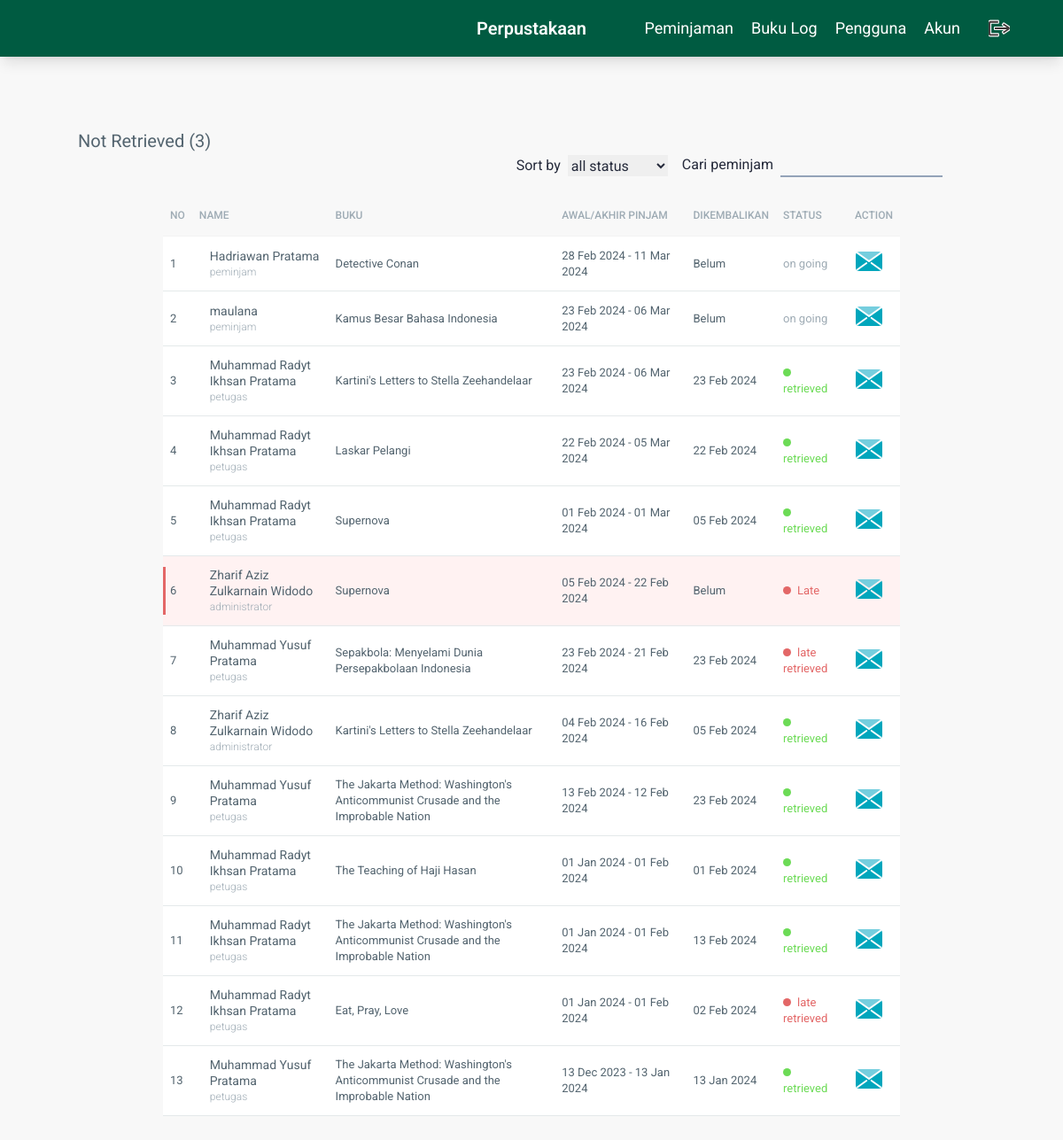
Screenshot of /src/view/buku-log/index.php (signed in) with the database file from the repository.
### tables this page shows
CREATE TABLE `tbl_peminjaman` (
  `id_peminjaman` int(11) NOT NULL,
  `id_user` int(200) NOT NULL,
  `id_buku` int(200) NOT NULL,
  `tgl_peminjaman` date NOT NULL DEFAULT current_timestamp(),
  `tgl_tegat` date DEFAULT NULL,
  `tgl_pengembalian` date DEFAULT NULL,
  `status_peminjaman` enum('on going','late','retrieved','late retrieved') NOT NULL
);

CREATE TABLE `tbl_user` (
  `id_user` int(11) NOT NULL,
  `username` varchar(255) NOT NULL,
  `password` varchar(255) NOT NULL,
  `email` varchar(255) NOT NULL,
  `nama_lengkap` varchar(255) NOT NULL,
  `alamat` text NOT NULL,
  `level` enum('administrator','petugas','peminjam','') NOT NULL DEFAULT 'peminjam'
);

CREATE TABLE `tbl_buku` (
  `id_buku` int(11) NOT NULL,
  `judul` varchar(255) NOT NULL,
  `image` varchar(255) NOT NULL,
  `penulis` varchar(255) NOT NULL,
  `penerbit` varchar(255) NOT NULL,
  `tahun_terbit` date NOT NULL
);

### src/view/buku-log/index.php (the view, shortened to what this page needs)
<?php include '../partials/_header.php' ?>
    <main class="relative top-16 z-[10] px-4 md:px-4 py-10 flex flex-col justify-center items-center gap-4">
        <div class="container">
            <div class="row row--top-40">
                <div class="col-md-12">
                <h2 class="row__title">Not Retrieved (<?= mysqli_fetch_array(mysqli_query($con, "SELECT COUNT(id_peminjaman) as count FROM tbl_peminjaman WHERE tgl_pengembalian IS NULL"))['count'] ?>)</h2>
            </div>
        </div>
        <div class="w-full md:px-12 px-2 flex flex-col gap-4 md:flex-row justify-end items-center">
            <div class="flex gap-2">
                <p>Sort by</p>
                <select name="" id="sort-status">
                    <option value="">all status</option>
                </select>
            </div>
            <div class="flex gap-2">
                <p>Cari peminjam</p>
                <input type="text" class="focus:outline-none focus:ring-0 bg-transparent border-b-2 border-slate-400">
            </div>
        </div>
        <div class="row row--top-20 md:px-12 lg:px-24">
            <div class="col-md-12">
                <div class="table-container">
                    <table class="table" id="">
                        <thead class="table__thead">
                            <tr>
                                <th class="table__th">No</th>
                                <th class="table__th">Name</th>
                                <th class="table__th">Buku</th>
                                <th class="table__th">Awal/akhir pinjam </th>
                                <th class="table__th">dikembalikan</th>
                                <th class="table__th">Status</th>
                                <th class="table__th">Action</th>
                            </tr>
                        </thead>
                        <tbody class="table__tbody">
                            <?php
                            $currDate = date('Y-m-d');
                            $getIdentity = mysqli_query($con,
                                "SELECT
                                    u.username, u.nama_lengkap, u.email, u.alamat, u.level,
                                    b.judul, b.image,
                                    p.*
                                FROM
                                    tbl_peminjaman p
                                INNER JOIN tbl_user u ON p.id_user = u.id_user
                                INNER JOIN tbl_buku b ON p.id_buku = b.id_buku
                                -- WHERE tgl_tegat < '$currDate' AND tgl_pengembalian IS NULL
                                ORDER BY tgl_tegat desc
                            ");
                            $rec = 1;
                            while($i = mysqli_fetch_array($getIdentity)){
                            ?>
                                <tr class="table-row <?= $i['tgl_tegat'] < date('Y-m-d') && $i['tgl_pengembalian'] == NULL ? 'table-row--red' : '' ?>">
                                    <td class="table-row__td">
                                        <div class="<?= $i['tgl_tegat'] < date('Y-m-d') && $i['tgl_pengembalian'] == NULL ? 'table-row--overdue' : '' ?>"></div>
                                        <?= $rec ?>
                                    </td>
                                    <td class="table-row__td">
                                        <div class="table-row__info">
                                        <p class="table-row__name"><?= $i['nama_lengkap'] ?></p>
                                        <span class="table-row__small"><?= $i['level'] ?></span>
                                        </div>
                                    </td>
                                    <td data-column="Buku" class="table-row__td">
                                        <div class="">
                                            <p class="table-row__policy"><?= $i['judul'] ?></p>
                                        </div>
                                    </td>
                                    <td data-column="Awal/akhir pinjam" class="table-row__td">
                                        <p class=""><?= DateTime::createFromFormat('Y-m-d', $i['tgl_peminjaman'])->format('d M Y') . ' - ' . DateTime::createFromFormat('Y-m-d', $i['tgl_tegat'])->format('d M Y') ?></p>
                                    </td>
                                    <td data-column="tanggal pengembalian" class="table-row__td">
                                        <?= $i['tgl_pengembalian'] != NULL ? DateTime::createFromFormat('Y-m-d', $i['tgl_pengembalian'])->format('d M Y') : 'Belum' ?>
                                    </td>
                                    <td  data-column="Status" class="table-row__td">
                                        <?php if($i['tgl_tegat'] == date('Y-m-d') && $i['tgl_pengembalian'] == NULL){ ?>
                                            <p class="table-row__status status--yellow status">Due</p>
                                        <?php }elseif($i['tgl_tegat'] < date('Y-m-d') && $i['tgl_pengembalian'] == NULL){ ?>
                                            <p class="table-row__status status--red status">Late</p>
                                        <?php }else{ ?>
                                            <p class="table-row__status status--<?= $i['status_peminjaman'] == 'on going' ? '' : ($i['status_peminjaman'] == 'retrieved' ? 'green status' : 'red status') ?> "><?= $i['status_peminjaman'] ?></p>
                                        <?php } ?>
                                    </td>
                                    <td class="table-row__td">
                                        <button>
                                        </button>
                                    </td>
                                </tr>
                            <?php $rec++; } ?>
                        </tbody>
                    </table>
                </div>
            </div>
        </div>
    </main>
<?php include '../partials/_footer.php' ?>

### src/view/buku-log/index.php (style rules this page uses)
* { margin:0; padding:0; font-family: 'Roboto', sans-serif; }
html, body { display:table; height:100%; width:100%; color: #252a3b; background-color: #f8f8f8; }
.row__title { color: #53646f; font-weight: 400; font-size: 20px; margin: 0; }
.row--top-40 { margin-top: 40px; }
.row--top-20 { margin-top: 20px; }
.table__th { color: #9eabb4; font-weight: 500; font-size: 12px; text-transform: uppercase; cursor: pointer; border:0 !important; padding: 15px 8px !important; }
.table-row { border-bottom: 1px solid #e4e9ea; background-color: #fff; }
.table-row__td { padding: 12px 8px !important; vertical-align: middle !important; color: #53646f; font-size: 13px; font-weight: 400; position:relative; line-height: 18px !important; border:0 !important; }
.table-row__info { display: inline-block; padding-left: 12px; vertical-align: middle; }
.table-row__name { color: #53646f; font-size: 14px; font-weight: 400; line-height: 18px; margin-bottom: 0px; }
.table-row__small { color: #9eabb4; font-weight: 300; font-size: 12px; }
.table-row__policy { color: #53646f; font-size: 13px; font-weight: 400; line-height: 18px; margin-bottom: 0px; }
.table-row__status { margin-bottom: 0; font-size: 13px; vertical-align: middle; display: inline-block; color: #9eabb4; }
.status:before { content: ''; margin-bottom: 0; width: 9px; height: 9px; display: inline-block; margin-right: 7px; border-radius: 50%; }
.status--red:before { background-color: #e36767; }
.status--red { color: #e36767; }
.status--green { color: #6cdb56; }
.status--green:before { background-color: #6cdb56; }
.table-row--overdue { width: 3px; background-color: #e36767; display: inline-block; position: absolute; height: calc(100% - 24px); top: 50%; left: 0; transform: translateY(-50%); }
.table-row--red { background-color: #fff2f2; }

### rows the page displays
tbl_peminjaman: id_user.nama_lengkap "Hadriawan Pratama", id_user.level "peminjam", id_buku.judul "Detective Conan", tgl_peminjaman "28 Feb 2024", tgl_tegat "11 Mar 2024", shows "Belum", status_peminjaman "on going"
tbl_peminjaman: id_user.nama_lengkap "maulana", id_user.level "peminjam", id_buku.judul "Kamus Besar Bahasa Indonesia", tgl_peminjaman "23 Feb 2024", tgl_tegat "06 Mar 2024", shows "Belum", status_peminjaman "on going"
tbl_peminjaman: id_user.nama_lengkap "Muhammad Radyt Ikhsan Pratama", id_user.level "petugas", id_buku.judul "Kartini's Letters to Stella Zeehandelaar", tgl_peminjaman "23 Feb 2024", tgl_tegat "06 Mar 2024", tgl_pengembalian "23 Feb 2024", status_peminjaman "retrieved"
tbl_peminjaman: id_user.nama_lengkap "Muhammad Radyt Ikhsan Pratama", id_user.level "petugas", id_buku.judul "Laskar Pelangi", tgl_peminjaman "22 Feb 2024", tgl_tegat "05 Mar 2024", tgl_pengembalian "22 Feb 2024", status_peminjaman "retrieved"
tbl_peminjaman: id_user.nama_lengkap "Muhammad Radyt Ikhsan Pratama", id_user.level "petugas", id_buku.judul "Supernova", tgl_peminjaman "01 Feb 2024", tgl_tegat "01 Mar 2024", tgl_pengembalian "05 Feb 2024", status_peminjaman "retrieved"
tbl_peminjaman: id_user.nama_lengkap "Zharif Aziz Zulkarnain Widodo", id_user.level "administrator", id_buku.judul "Supernova", tgl_peminjaman "05 Feb 2024", tgl_tegat "22 Feb 2024", shows "Belum", shows "Late"
tbl_peminjaman: id_user.nama_lengkap "Muhammad Yusuf Pratama", id_user.level "petugas", id_buku.judul "Sepakbola: Menyelami Dunia Persepakbolaan Indonesia", tgl_peminjaman "23 Feb 2024", tgl_tegat "21 Feb 2024", tgl_pengembalian "23 Feb 2024", status_peminjaman "late retrieved"
tbl_peminjaman: id_user.nama_lengkap "Zharif Aziz Zulkarnain Widodo", id_user.level "administrator", id_buku.judul "Kartini's Letters to Stella Zeehandelaar", tgl_peminjaman "04 Feb 2024", tgl_tegat "16 Feb 2024", tgl_pengembalian "05 Feb 2024", status_peminjaman "retrieved"
tbl_peminjaman: id_user.nama_lengkap "Muhammad Yusuf Pratama", id_user.level "petugas", id_buku.judul "The Jakarta Method: Washington's Anticommunist Crusade and the Improbable Nation", tgl_peminjaman "13 Feb 2024", tgl_tegat "12 Feb 2024", tgl_pengembalian "23 Feb 2024", status_peminjaman "retrieved"
tbl_peminjaman: id_user.nama_lengkap "Muhammad Radyt Ikhsan Pratama", id_user.level "petugas", id_buku.judul "The Teaching of Haji Hasan", tgl_peminjaman "01 Jan 2024", tgl_tegat "01 Feb 2024", tgl_pengembalian "01 Feb 2024", status_peminjaman "retrieved"
tbl_peminjaman: id_user.nama_lengkap "Muhammad Radyt Ikhsan Pratama", id_user.level "petugas", id_buku.judul "The Jakarta Method: Washington's Anticommunist Crusade and the Improbable Nation", tgl_peminjaman "01 Jan 2024", tgl_tegat "01 Feb 2024", tgl_pengembalian "13 Feb 2024", status_peminjaman "retrieved"
tbl_peminjaman: id_user.nama_lengkap "Muhammad Radyt Ikhsan Pratama", id_user.level "petugas", id_buku.judul "Eat, Pray, Love", tgl_peminjaman "01 Jan 2024", tgl_tegat "01 Feb 2024", tgl_pengembalian "02 Feb 2024", status_peminjaman "late retrieved"
tbl_peminjaman: id_user.nama_lengkap "Muhammad Yusuf Pratama", id_user.level "petugas", id_buku.judul "The Jakarta Method: Washington's Anticommunist Crusade and the Improbable Nation", tgl_peminjaman "13 Dec 2023", tgl_tegat "13 Jan 2024", tgl_pengembalian "13 Jan 2024", status_peminjaman "retrieved"
